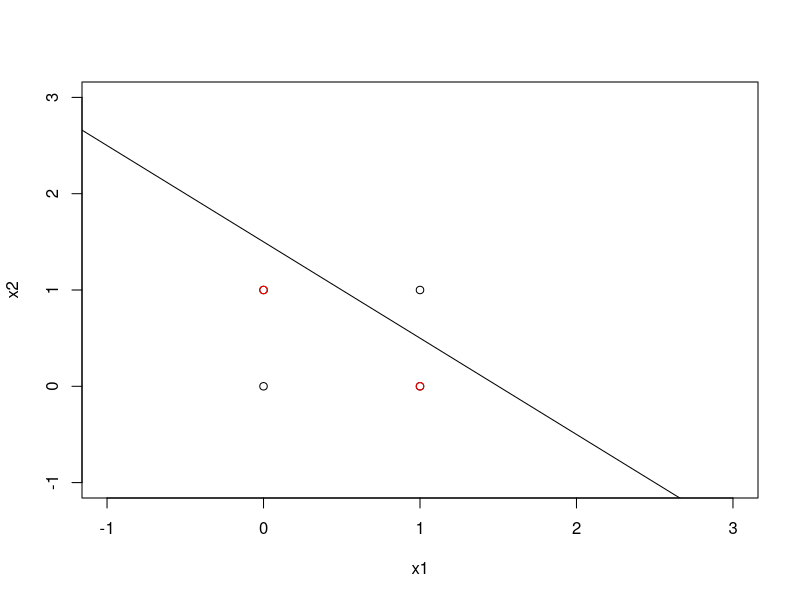

Generate this figure with R:
## ---- chunk 1
flextable::flextable(data.frame(x1 = c(0,1,0,1), x2 = c(0,0,1,1), y = c(0,0,0,1)))
## ---- chunk 2
flextable::flextable(data.frame(x1 = c(0,1,0,1), x2 = c(0,0,1,1), y = c(1,1,1,0)))
## ---- chunk 3
flextable::flextable(data.frame(x1 = c(0,1,0,1), x2 = c(0,0,1,1), y = c(0,1,1,1)))
## ---- chunk 4
flextable::flextable(data.frame(x1 = c(0,1,0,1), x2 = c(0,0,1,1), y = c(0,1,1,0)))
## ---- chunk 5
plot(data.frame(x1 = c(0,1,0,1), x2 = c(0,0,1,1)), xlim = c(-1,3), ylim = c(-1,3))
abline(a = 1.5, b = -1)
points(0,1,col='red')
points(1,0,col='red')
